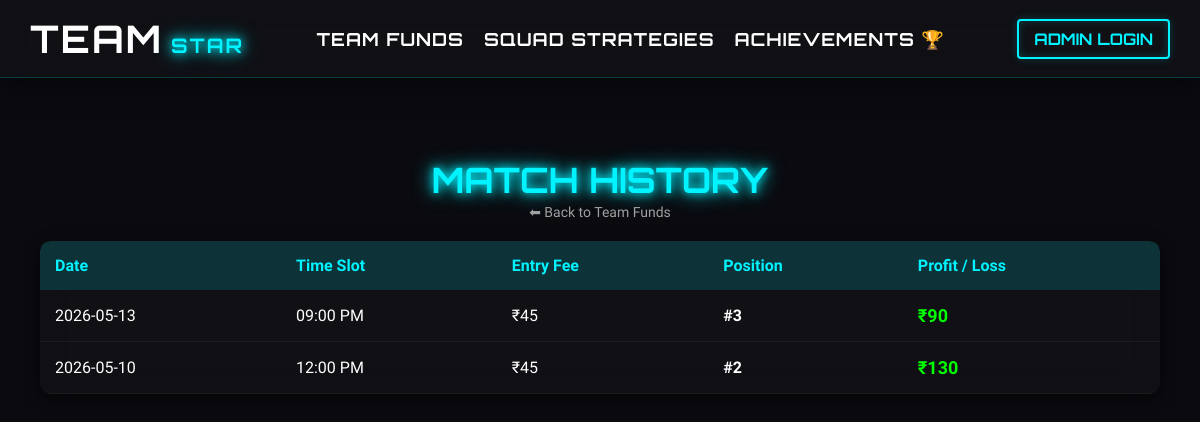
The app's page /history with its own data.
### app.py (models this page shows)
class Scrim(db.Model):
    id = db.Column(db.Integer, primary_key=True)
    date = db.Column(db.String(50))
    time = db.Column(db.String(20))
    entry_fee = db.Column(db.Integer)
    rank = db.Column(db.Integer)
    profit = db.Column(db.Integer)

### app.py (the view)
@app.route('/history')
def history():
    all_scrims = Scrim.query.order_by(Scrim.id.desc()).all()
    return render_template('history.html', scrims=all_scrims, active_page='funds')

### templates/history.html (shortened to what this page needs)
{% extends "base.html" %}
{% block content %}
<div style="text-align: center; margin-bottom: 20px;">
    <h2 class="neon-text" style="font-size: 35px; font-family: 'Orbitron', sans-serif; text-transform: uppercase;">Match History</h2>
    <a href="/funds" style="color: #a0a0a0; text-decoration: none; font-size: 14px;">⬅ Back to Team Funds</a>
</div>
<div style="overflow-x: auto; border-radius: 10px; box-shadow: 0 4px 15px rgba(0,0,0,0.5);">
    <table class="glass-panel" style="width: 100%; border-collapse: collapse; text-align: left;">
        <thead>
            <tr style="background: rgba(0, 243, 255, 0.15); color: #00f3ff; font-family: 'Orbitron', sans-serif;">
                <th style="padding: 15px;">Date</th>
                <th style="padding: 15px;">Time Slot</th>
                <th style="padding: 15px;">Entry Fee</th>
                <th style="padding: 15px;">Position</th>
                <th style="padding: 15px;">Profit / Loss</th>
            </tr>
        </thead>
        <tbody>
            {% for scrim in scrims %}
            <tr style="border-bottom: 1px solid rgba(255,255,255,0.05);">
                <td style="padding: 15px;">{{ scrim.date }}</td>
                <td style="padding: 15px;">{{ scrim.time }}</td>
                <td style="padding: 15px;">₹{{ scrim.entry_fee }}</td>
                <td style="padding: 15px; font-weight: bold;">#{{ scrim.rank }}</td>
                {% if scrim.profit > 0 %}
                    <td style="padding: 15px; font-weight: bold; font-size: 18px; color: #00ff00;">₹{{ scrim.profit }}</td>
                {% else %}
                    <td style="padding: 15px; font-weight: bold; font-size: 18px; color: #ff003c;">₹{{ scrim.profit }}</td>
                {% endif %}
            </tr>
            {% else %}
            <tr>
                <td colspan="5" style="padding: 30px; text-align: center; color: #a0a0a0; font-style: italic;">
                    No match history available yet.
                </td>
            </tr>
            {% endfor %}
        </tbody>
    </table>
</div>
{% endblock %}

### static/css/style.css (style rules this page uses)
* { margin: 0; padding: 0; box-sizing: border-box; font-family: 'Rajdhani', sans-serif; }
body { background-color: #050505; color: #ffffff; min-height: 100vh; overflow-x: hidden; position: relative; }
.glass-panel { background: rgba(20, 20, 25, 0.6); backdrop-filter: blur(16px); -webkit-backdrop-filter: blur(16px); border-bottom: 1px solid rgba(0, 243, 255, 0.2); box-shadow: 0 4px 30px rgba(0, 0, 0, 0.5); }
.neon-text { color: #00f3ff; text-shadow: 0 0 10px #00f3ff, 0 0 20px #00f3ff; }

### records on screen
Scrim: date "2026-05-13", time "09:00 PM", entry_fee "45", rank "3", profit "90"
Scrim: date "2026-05-10", time "12:00 PM", entry_fee "45", rank "2", profit "130"
